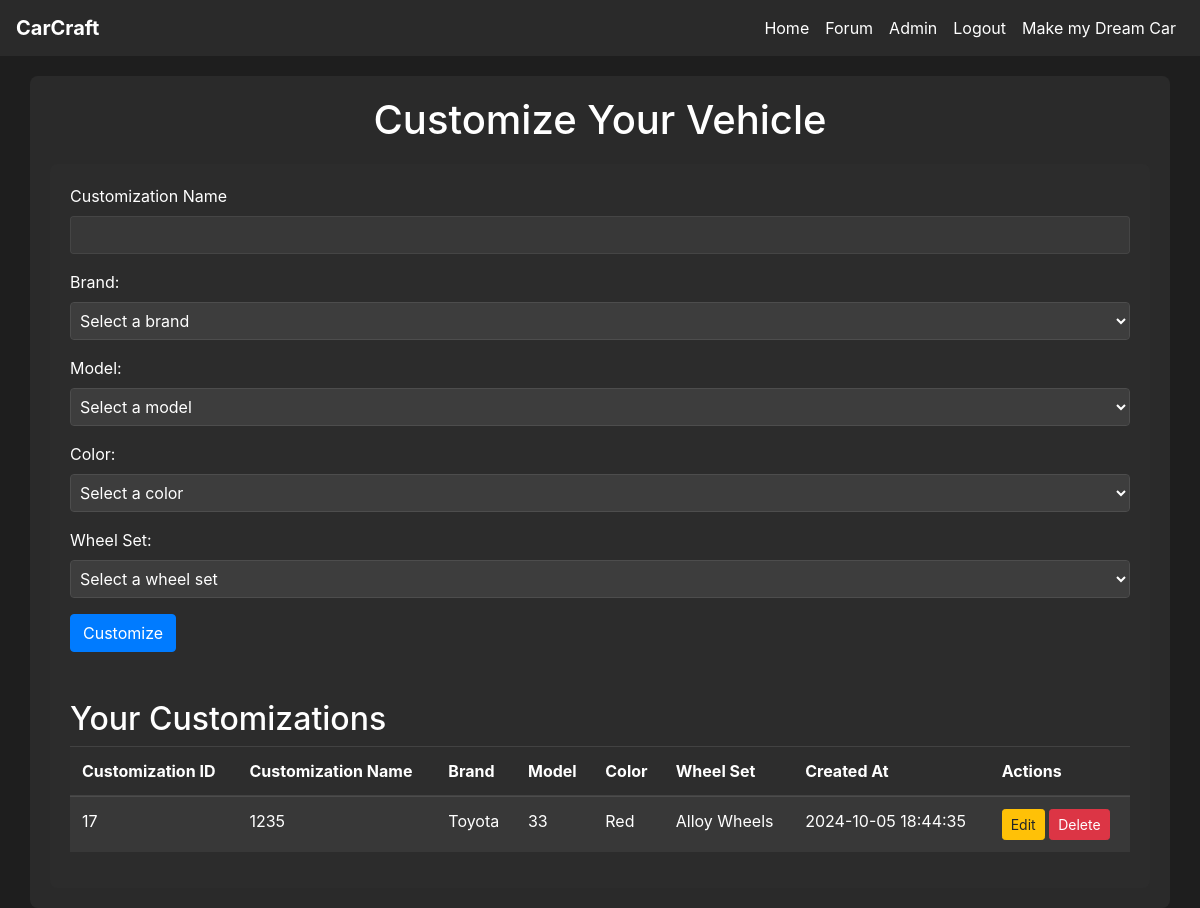
/customize (signed in), run on an earlier commit of the app's database.
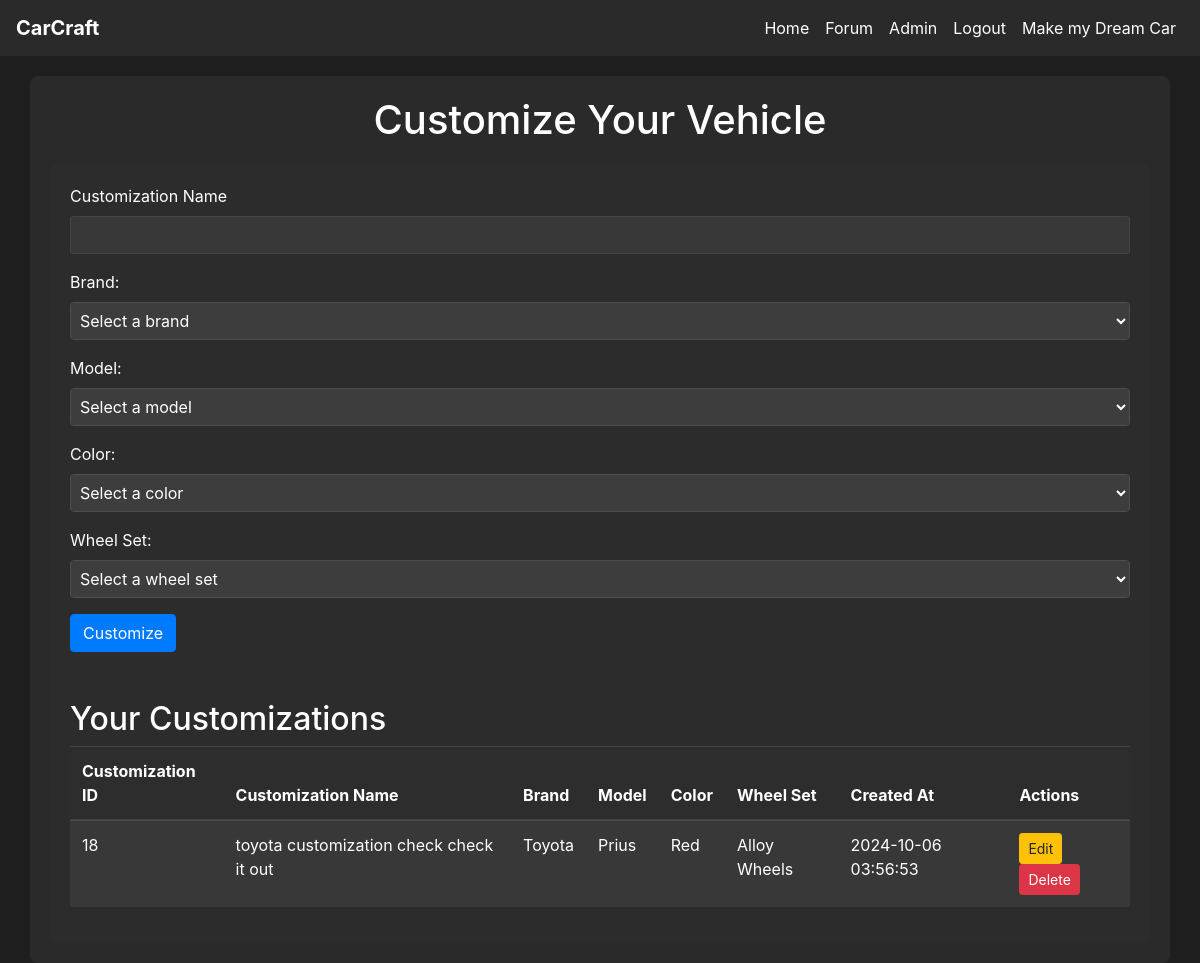
And on a later commit of the database.
### tables this page shows
CREATE TABLE customization (
    customization_id INTEGER PRIMARY KEY AUTOINCREMENT,
    customization_name VARCHAR(100) NOT NULL,
    user_id INTEGER NOT NULL,
    model_id INTEGER NOT NULL,
    color_id INTEGER NOT NULL,
    wheel_id INTEGER NOT NULL,
    created_at DATETIME DEFAULT CURRENT_TIMESTAMP,
    FOREIGN KEY (user_id) REFERENCES user(user_id),
    FOREIGN KEY (model_id) REFERENCES model(model_id),
    FOREIGN KEY (color_id) REFERENCES color(color_id),
    FOREIGN KEY (wheel_id) REFERENCES wheel_set(wheel_id)
);

CREATE TABLE brand (
    brand_id INTEGER PRIMARY KEY AUTOINCREMENT,
    name VARCHAR(20)
);

CREATE TABLE model (
    model_id INTEGER PRIMARY KEY AUTOINCREMENT,
    brand_id INTEGER NOT NULL,
    type_id INTEGER NOT NULL,
    name VARCHAR(100) NOT NULL,
    FOREIGN KEY (brand_id) REFERENCES brand(brand_id),
    FOREIGN KEY (type_id) REFERENCES vehicle_type(type_id)
);

CREATE TABLE color (
    color_id INTEGER PRIMARY KEY AUTOINCREMENT,
    name VARCHAR(50)
);

CREATE TABLE wheel_set (
    wheel_id INTEGER PRIMARY KEY AUTOINCREMENT,
    name VARCHAR(100),
    description TEXT
);

### app.py (the view, shortened to what this page needs)
@app.route('/customize', methods=['GET', 'POST'])
@login_required
def customize():
    db = get_db_connection()
    brands = db.execute('SELECT brand_id, name FROM brand').fetchall()
    colors = db.execute('SELECT color_id, name FROM color').fetchall()
    wheels = db.execute('SELECT wheel_id, name FROM wheel_set').fetchall()
    models = []
    if brands:
        default_brand_id = brands[0]['brand_id']
        models = db.execute('SELECT model_id, name FROM model WHERE brand_id = ?', (default_brand_id,)).fetchall()
    customizations = db.execute('''
        SELECT customization.customization_id, customization.customization_name, brand.name AS brand_name,
               model.name AS model_name, color.name AS color_name, wheel_set.name AS wheel_name,
               customization.created_at
        FROM customization
        JOIN model ON customization.model_id = model.model_id
        JOIN brand ON model.brand_id = brand.brand_id
        JOIN color ON customization.color_id = color.color_id
        JOIN wheel_set ON customization.wheel_id = wheel_set.wheel_id
        WHERE customization.user_id = ?
    ''', (current_user.id,)).fetchall()
    return render_template('customize.html', brands=brands, colors=colors, wheels=wheels, models=models, customizations=customizations)

### app.py (called while the page is built)
def get_db_connection():
    conn = sqlite3.connect(DATABASE)
    conn.row_factory = sqlite3.Row  # This enables column access by name: row['column_name']
    return conn

@login_manager.user_loader
def load_user(user_id):
    return User.get(user_id)

    @staticmethod
    def get(user_id):
        conn = get_db_connection()
        user_data = conn.execute('SELECT * FROM user WHERE user_id = ?', (user_id,)).fetchone()
        conn.close()
        if user_data:
            return User(
                user_id=user_data['user_id'],
                username=user_data['username'],
                email=user_data['email'],
                password_hash=user_data['password_hash'],
                admin=bool(user_data['admin'])
            )
        return None

### templates/customize.html (shortened to what this page needs)
{% extends 'base.html' %}
{% block content %}
<h1 class="text-center">Customize Your Vehicle</h1>
<div class="container">
    <form id="customization-form" method="POST" action="{{ url_for('customize') }}" class="mb-5">
        <div class="form-group">
            <label for="customization_name">Customization Name</label>
            <input type="text" id="customization_name" name="customization_name" class="form-control" value="{{ customization.customization_name if customization else '' }}" required>
        </div>
        <div class="form-group">
            <label for="brand_id">Brand:</label>
            <select name="brand_id" id="brand_id" class="form-control" onchange="loadModels()" required>
                <option value="" disabled selected>Select a brand</option>
            </select>
        </div>
        <div class="form-group">
            <label for="model_id">Model:</label>
            <select name="model_id" id="model_id" class="form-control" required>
                <option value="" disabled selected>Select a model</option>
            </select>
        </div>
        <div class="form-group">
            <label for="color_id">Color:</label>
            <select name="color_id" id="color_id" class="form-control">
                <option value="" disabled selected>Select a color</option>
            </select>
        </div>
        <div class="form-group">
            <label for="wheel_id">Wheel Set:</label>
            <select name="wheel_id" id="wheel_id" class="form-control">
                <option value="" disabled selected>Select a wheel set</option>
            </select>
        </div>
        <button type="submit" class="btn btn-primary">Customize</button>
    </form>
    <h2>Your Customizations</h2>
    <table class="table table-striped">
        <thead>
            <tr>
                <th>Customization ID</th>
                <th>Customization Name</th>
                <th>Brand</th>
                <th>Model</th>
                <th>Color</th>
                <th>Wheel Set</th>
                <th>Created At</th>
                <th>Actions</th>
            </tr>
        </thead>
        <tbody>
            {% for customization in customizations %}
                <tr>
                    <td>{{ customization.customization_id }}</td>
                    <td>{{ customization.customization_name }}</td>
                    <td>{{ customization.brand_name }}</td>
                    <td>{{ customization.model_name }}</td>
                    <td>{{ customization.color_name }}</td>
                    <td>{{ customization.wheel_name }}</td>
                    <td>{{ customization.created_at }}</td>
                    <td>
                        <a href="{{ url_for('edit_customization', customization_id=customization.customization_id) }}" class="btn btn-warning btn-sm">Edit</a>
                        <form method="POST" action="{{ url_for('customize') }}" style="display:inline;">
                            <button type="submit" class="btn btn-danger btn-sm" onclick="return confirm('Are you sure you want to delete this customization?');">Delete</button>
                        </form>
                    </td>
                </tr>
            {% endfor %}
        </tbody>
    </table>
</div>
{% endblock %}

### templates/base.html (shortened to what this page needs)
<!DOCTYPE html>
<html lang="en">
<head>
    <link
      rel="stylesheet"
      href="https://stackpath.bootstrapcdn.com/bootstrap/4.4.1/css/bootstrap.min.css"
    />
    <link
      rel="stylesheet"
      href="https://cdnjs.cloudflare.com/ajax/libs/font-awesome/5.15.4/css/all.min.css"
    />
    <link rel="stylesheet" href="{{ url_for('static', filename='css/style.css') }}">
</head>
<body>
    <nav class="navbar navbar-expand-lg">
        <a class="navbar-brand" href="{{ url_for('home') }}">CarCraft</a>
        <div class="collapse navbar-collapse" id="navbarNav">
            <ul class="navbar-nav">
                <li class="nav-item"><a class="nav-link" href="{{ url_for('home') }}">Home</a></li>
                {% if current_user.is_authenticated %}
                    <li class="nav-item"><a class="nav-link" href="{{ url_for('forum') }}">Forum</a></li>
                    {% if current_user.admin %}
                    <li class="nav-item"><a class="nav-link" href="{{ url_for('admin') }}">Admin</a></li>
                    {% endif %}
                    <li class="nav-item"><a class="nav-link" href="{{ url_for('logout') }}">Logout</a></li>
                    <li class="nav-item"><a class="nav-link" href="{{ url_for('customize') }}">Make my Dream Car</a></li>
                {% else %}
                    <li class="nav-item"><a class="nav-link" href="{{ url_for('login') }}">Login</a></li>
                    <li class="nav-item"><a class="nav-link" href="{{ url_for('create_user') }}">Register</a></li>
                {% endif %}
            </ul>
        </div>
    </nav>
    <div class="container">
        {% block content %}{% endblock %}
    </div>
</body>
</html>

### static/css/style.css (style rules this page uses)
body { background-color: #1e1e1e; color: #ffffff; }
.navbar { background-color: rgba(45, 45, 45, 0.8); position: relative; z-index: 1000; padding: 0.5rem 1rem; }
.navbar-brand, .nav-link { color: #ffffff !important; transition: color 0.3s ease; }
.navbar-brand { font-weight: bold; }
.navbar-nav { margin-left: auto; }
.container { background-color: rgba(45, 45, 45, 0.8); border-radius: 8px; padding: 20px; margin-top: 20px; }
h1, h2, h3, h4, h5, h6 { color: #ffffff; }
.btn-primary { background-color: #007bff; border-color: #007bff; }
input, select, textarea { background-color: #3d3d3d; border-color: #4d4d4d; color: #ffffff; }
.form-control { background-color: rgba(61, 61, 61, 0.8); border-color: rgba(77, 77, 77, 0.8); color: #ffffff; }
a { color: #007bff; }
.nav-link { color: #ffffff; }
.table { color: #ffffff; background-color: rgba(45, 45, 45, 0.8); }
.table thead th { border-bottom-color: rgba(255, 255, 255, 0.1); }
.table td, .table th { border-top-color: rgba(255, 255, 255, 0.1); }
.table { color: #fff; }
.table-striped tbody tr:nth-of-type(odd) { background-color: rgba(255, 255, 255, .05); }
.btn-danger { background-color: #dc3545; border-color: #dc3545; }

What changed in the data, as far as the page shows it:
removed customization: customization_id "17", customization_name "1235", brand_name "Toyota", model_name "33", color_name "Red", wheel_name "Alloy Wheels", created_at "2024-10-05 18:44:35"
added customization: customization_id "18", customization_name "toyota customization check check it out", brand_name "Toyota", model_name "Prius", color_name "Red", wheel_name "Alloy Wheels", created_at "2024-10-06 03:56:53"
